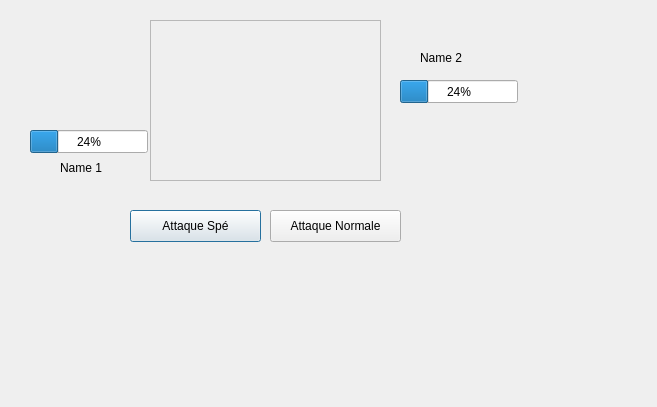
<?xml version="1.0" encoding="UTF-8"?>
<ui version="4.0">
 <class>Dialog</class>
 <widget class="QDialog" name="Dialog">
  <property name="geometry">
   <rect>
    <x>0</x>
    <y>0</y>
    <width>657</width>
    <height>407</height>
   </rect>
  </property>
  <property name="windowTitle">
   <string>Dialog</string>
  </property>
  <widget class="QProgressBar" name="progressBar">
   <property name="geometry">
    <rect>
     <x>400</x>
     <y>80</y>
     <width>118</width>
     <height>23</height>
    </rect>
   </property>
   <property name="value">
    <number>24</number>
   </property>
  </widget>
  <widget class="QFrame" name="frame">
   <property name="geometry">
    <rect>
     <x>150</x>
     <y>20</y>
     <width>231</width>
     <height>161</height>
    </rect>
   </property>
   <property name="frameShape">
    <enum>QFrame::StyledPanel</enum>
   </property>
   <property name="frameShadow">
    <enum>QFrame::Raised</enum>
   </property>
  </widget>
  <widget class="QPushButton" name="pushButton">
   <property name="geometry">
    <rect>
     <x>130</x>
     <y>210</y>
     <width>131</width>
     <height>32</height>
    </rect>
   </property>
   <property name="text">
    <string>Attaque Spé</string>
   </property>
  </widget>
  <widget class="QPushButton" name="pushButton_2">
   <property name="geometry">
    <rect>
     <x>270</x>
     <y>210</y>
     <width>131</width>
     <height>32</height>
    </rect>
   </property>
   <property name="text">
    <string>Attaque Normale</string>
   </property>
  </widget>
  <widget class="QProgressBar" name="progressBar_2">
   <property name="geometry">
    <rect>
     <x>30</x>
     <y>130</y>
     <width>118</width>
     <height>23</height>
    </rect>
   </property>
   <property name="value">
    <number>24</number>
   </property>
  </widget>
  <widget class="QLabel" name="label">
   <property name="geometry">
    <rect>
     <x>60</x>
     <y>160</y>
     <width>60</width>
     <height>16</height>
    </rect>
   </property>
   <property name="text">
    <string>Name 1</string>
   </property>
  </widget>
  <widget class="QLabel" name="label_2">
   <property name="geometry">
    <rect>
     <x>420</x>
     <y>50</y>
     <width>60</width>
     <height>16</height>
    </rect>
   </property>
   <property name="text">
    <string>Name 2</string>
   </property>
  </widget>
 </widget>
 <resources/>
 <connections/>
</ui>
